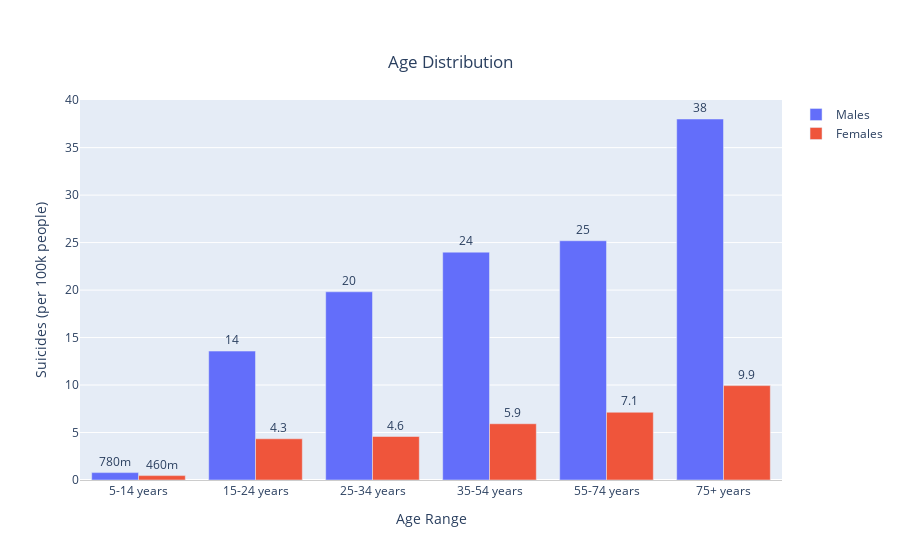

The notebook cell saved with this chart:
### Code cell
fig = go.Figure(data=[
    go.Bar(name='Males', x=list(males['age']), y=males['suicides/100k pop'], text=males['suicides/100k pop']),
    go.Bar(name='Females', x=list(females['age']), y=females['suicides/100k pop'], text=females['suicides/100k pop'])
])
# Change the bar mode
fig.update_layout(barmode='group')
fig.update_traces(texttemplate='%{text:.2s}', textposition='outside')
fig.update_layout(uniformtext_minsize=8, uniformtext_mode='hide')
fig.update_layout(
    title=dict(
        text='Age Distribution',
        y=0.90,
        x=0.5,
        xanchor='center',
        yanchor='top'
    ),
    xaxis=dict(
        title='Age Range',
        linecolor='rgb(204, 204, 204)',
    ),
    yaxis=dict(
        title='Suicides (per 100k people)',
    )
)
fig.show()

### Figure 1 — Plotly figure (JSON) as saved in the notebook; plotly's stock layout.template omitted (floating-point values rounded to 4 significant figures)
{"data": [{"name": "Males", "text": [0.7778, 13.57, 19.82, 23.99, 25.19, 38.02], "textposition": "outside", "texttemplate": "%{text:.2s}", "type": "bar", "x": ["5-14 years", "15-24 years", "25-34 years", "35-54 years", "55-74 years", "75+ years"], "y": [0.7778, 13.57, 19.82, 23.99, 25.19, 38.02]}, {"name": "Females", "text": [0.4623, 4.34, 4.58, 5.924, 7.133, 9.938], "textposition": "outside", "texttemplate": "%{text:.2s}", "type": "bar", "x": ["5-14 years", "15-24 years", "25-34 years", "35-54 years", "55-74 years", "75+ years"], "y": [0.4623, 4.34, 4.58, 5.924, 7.133, 9.938]}], "layout": {"barmode": "group", "title": {"text": "Age Distribution", "x": 0.5, "xanchor": "center", "y": 0.9, "yanchor": "top"}, "uniformtext": {"minsize": 8, "mode": "hide"}, "xaxis": {"linecolor": "rgb(204, 204, 204)", "title": {"text": "Age Range"}}, "yaxis": {"title": {"text": "Suicides (per 100k people)"}}}}
